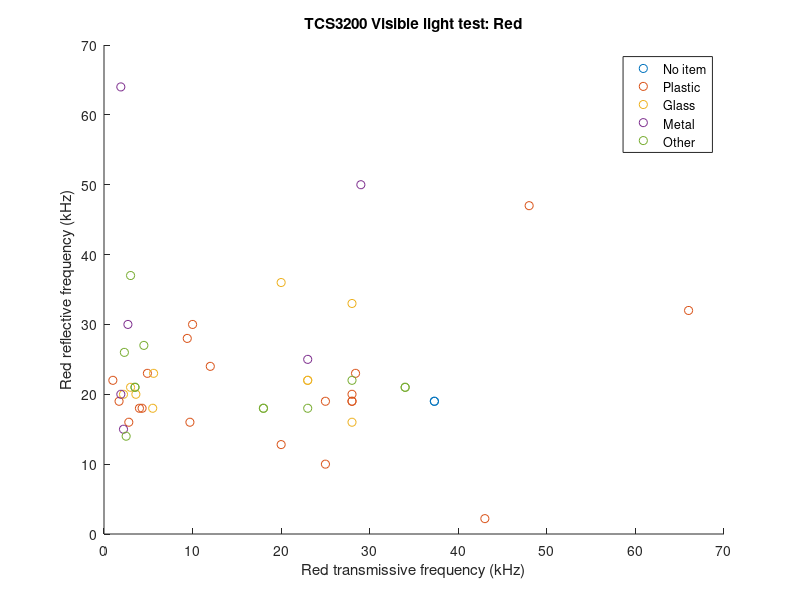
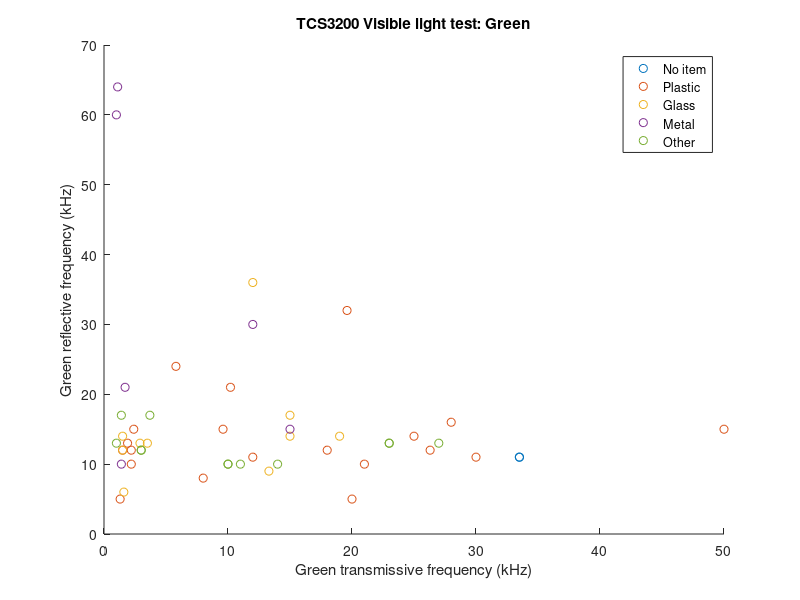
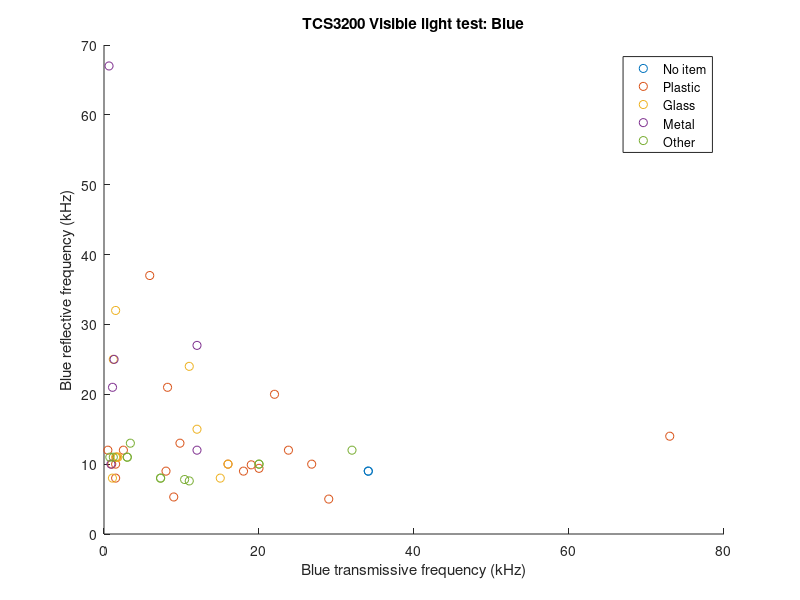
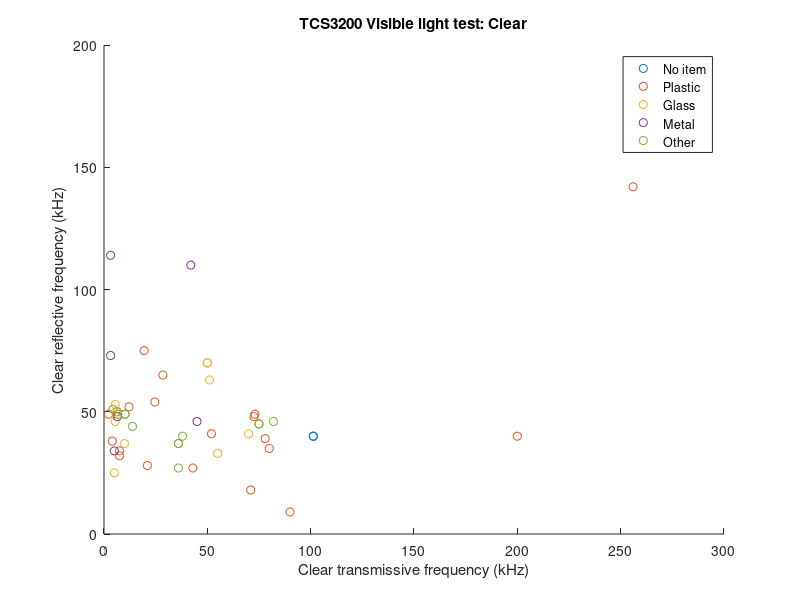

Source code (MATLAB) for these figures, in order:
% Data organization by column:
% Item code: 0 = no item, refer to spreadsheet for others
% Orientation: 0 = side, 1 = top
% Type: 0 = no item, 1 = plastic, 2 = glass, 3 = metal, 4 = other
% Transparent: 0 = no, 1 = translucent, 2 = transparent
% Red transmissive
% Red reflective
% Green transmissive
% Green reflective
% Blue transmissive
% Blue reflective
% Clear transmissive
% Clear reflective

load('visible_data.mat');
close all;
%Plot individual color: Red
figure;
hold on;
scatter(data(find(data(:,3)==0),5),data(find(data(:,3)==0),6));
scatter(data(find(data(:,3)==1),5),data(find(data(:,3)==1),6));
scatter(data(find(data(:,3)==2),5),data(find(data(:,3)==2),6));
scatter(data(find(data(:,3)==3),5),data(find(data(:,3)==3),6));
scatter(data(find(data(:,3)==4),5),data(find(data(:,3)==4),6));
xlabel('Red transmissive frequency (kHz)');
ylabel('Red reflective frequency (kHz)');
legend('No item','Plastic','Glass','Metal','Other');
title('TCS3200 Visible light test: Red');
hold off;

figure;
hold on;
scatter(data(find(data(:,3)==0),7),data(find(data(:,3)==0),8));
scatter(data(find(data(:,3)==1),7),data(find(data(:,3)==1),8));
scatter(data(find(data(:,3)==2),7),data(find(data(:,3)==2),8));
scatter(data(find(data(:,3)==3),7),data(find(data(:,3)==3),8));
scatter(data(find(data(:,3)==4),7),data(find(data(:,3)==4),8));
xlabel('Green transmissive frequency (kHz)');
ylabel('Green reflective frequency (kHz)');
legend('No item','Plastic','Glass','Metal','Other');
title('TCS3200 Visible light test: Green');
hold off;

figure;
hold on;
scatter(data(find(data(:,3)==0),9),data(find(data(:,3)==0),10));
scatter(data(find(data(:,3)==1),9),data(find(data(:,3)==1),10));
scatter(data(find(data(:,3)==2),9),data(find(data(:,3)==2),10));
scatter(data(find(data(:,3)==3),9),data(find(data(:,3)==3),10));
scatter(data(find(data(:,3)==4),9),data(find(data(:,3)==4),10));
xlabel('Blue transmissive frequency (kHz)');
ylabel('Blue reflective frequency (kHz)');
legend('No item','Plastic','Glass','Metal','Other');
title('TCS3200 Visible light test: Blue');
hold off;

figure;
hold on;
scatter(data(find(data(:,3)==0),11),data(find(data(:,3)==0),12));
scatter(data(find(data(:,3)==1),11),data(find(data(:,3)==1),12));
scatter(data(find(data(:,3)==2),11),data(find(data(:,3)==2),12));
scatter(data(find(data(:,3)==3),11),data(find(data(:,3)==3),12));
scatter(data(find(data(:,3)==4),11),data(find(data(:,3)==4),12));
xlabel('Clear transmissive frequency (kHz)');
ylabel('Clear reflective frequency (kHz)');
legend('No item','Plastic','Glass','Metal','Other');
title('TCS3200 Visible light test: Clear');
hold off;

%Plot different colors
figure;
hold on;
scatter(data(find(data(:,3)==0),5),data(find(data(:,3)==0),7));
scatter(data(find(data(:,3)==1),5),data(find(data(:,3)==1),7));
scatter(data(find(data(:,3)==2),5),data(find(data(:,3)==2),7));
scatter(data(find(data(:,3)==3),5),data(find(data(:,3)==3),7));
scatter(data(find(data(:,3)==4),5),data(find(data(:,3)==4),7));
xlabel('Red transmissive frequency (kHz)');
ylabel('Green transmissive frequency (kHz)');
legend('No item','Plastic','Glass','Metal','Other');
title('TCS3200 Visible light test: Red vs. Green');
hold off;

figure;
hold on;
scatter(data(find(data(:,3)==0),5),data(find(data(:,3)==0),8));
scatter(data(find(data(:,3)==1),5),data(find(data(:,3)==1),8));
scatter(data(find(data(:,3)==2),5),data(find(data(:,3)==2),8));
scatter(data(find(data(:,3)==3),5),data(find(data(:,3)==3),8));
scatter(data(find(data(:,3)==4),5),data(find(data(:,3)==4),8));
xlabel('Red transmissive frequency (kHz)');
ylabel('Green reflective frequency (kHz)');
legend('No item','Plastic','Glass','Metal','Other');
title('TCS3200 Visible light test: Red vs. Green');
hold off;

figure;
hold on;
scatter(data(find(data(:,3)==0),5),data(find(data(:,3)==0),9));
scatter(data(find(data(:,3)==1),5),data(find(data(:,3)==1),9));
scatter(data(find(data(:,3)==2),5),data(find(data(:,3)==2),9));
scatter(data(find(data(:,3)==3),5),data(find(data(:,3)==3),9));
scatter(data(find(data(:,3)==4),5),data(find(data(:,3)==4),9));
xlabel('Red transmissive frequency (kHz)');
ylabel('Blue transmissive frequency (kHz)');
legend('No item','Plastic','Glass','Metal','Other');
title('TCS3200 Visible light test: Red vs. Blue');
hold off;

figure;
hold on;
scatter(data(find(data(:,3)==0),5),data(find(data(:,3)==0),10));
scatter(data(find(data(:,3)==1),5),data(find(data(:,3)==1),10));
scatter(data(find(data(:,3)==2),5),data(find(data(:,3)==2),10));
scatter(data(find(data(:,3)==3),5),data(find(data(:,3)==3),10));
scatter(data(find(data(:,3)==4),5),data(find(data(:,3)==4),10));
xlabel('Red transmissive frequency (kHz)');
ylabel('Blue reflective frequency (kHz)');
legend('No item','Plastic','Glass','Metal','Other');
title('TCS3200 Visible light test: Red vs. Blue');
hold off;

figure;
hold on;
scatter(data(find(data(:,3)==0),5),data(find(data(:,3)==0),11));
scatter(data(find(data(:,3)==1),5),data(find(data(:,3)==1),11));
scatter(data(find(data(:,3)==2),5),data(find(data(:,3)==2),11));
scatter(data(find(data(:,3)==3),5),data(find(data(:,3)==3),11));
scatter(data(find(data(:,3)==4),5),data(find(data(:,3)==4),11));
xlabel('Red transmissive frequency (kHz)');
ylabel('Clear transmissive frequency (kHz)');
legend('No item','Plastic','Glass','Metal','Other');
title('TCS3200 Visible light test: Red vs. Clear');
hold off;

figure;
hold on;
scatter(data(find(data(:,3)==0),5),data(find(data(:,3)==0),12));
scatter(data(find(data(:,3)==1),5),data(find(data(:,3)==1),12));
scatter(data(find(data(:,3)==2),5),data(find(data(:,3)==2),12));
scatter(data(find(data(:,3)==3),5),data(find(data(:,3)==3),12));
scatter(data(find(data(:,3)==4),5),data(find(data(:,3)==4),12));
xlabel('Red transmissive frequency (kHz)');
ylabel('Clear reflective frequency (kHz)');
legend('No item','Plastic','Glass','Metal','Other');
title('TCS3200 Visible light test: Red vs. Green');
hold off;

figure;
hold on;
scatter(data(find(data(:,3)==0),6),data(find(data(:,3)==0),7));
scatter(data(find(data(:,3)==1),6),data(find(data(:,3)==1),7));
scatter(data(find(data(:,3)==2),6),data(find(data(:,3)==2),7));
scatter(data(find(data(:,3)==3),6),data(find(data(:,3)==3),7));
scatter(data(find(data(:,3)==4),6),data(find(data(:,3)==4),7));
xlabel('Red reflective frequency (kHz)');
ylabel('Green transmissive frequency (kHz)');
legend('No item','Plastic','Glass','Metal','Other');
title('TCS3200 Visible light test: Red vs. Green');
hold off;

figure;
hold on;
scatter(data(find(data(:,3)==0),6),data(find(data(:,3)==0),8));
scatter(data(find(data(:,3)==1),6),data(find(data(:,3)==1),8));
scatter(data(find(data(:,3)==2),6),data(find(data(:,3)==2),8));
scatter(data(find(data(:,3)==3),6),data(find(data(:,3)==3),8));
scatter(data(find(data(:,3)==4),6),data(find(data(:,3)==4),8));
xlabel('Red reflective frequency (kHz)');
ylabel('Green reflective frequency (kHz)');
legend('No item','Plastic','Glass','Metal','Other');
title('TCS3200 Visible light test: Red vs. Green');
hold off;

figure;
hold on;
scatter(data(find(data(:,3)==0),6),data(find(data(:,3)==0),9));
scatter(data(find(data(:,3)==1),6),data(find(data(:,3)==1),9));
scatter(data(find(data(:,3)==2),6),data(find(data(:,3)==2),9));
scatter(data(find(data(:,3)==3),6),data(find(data(:,3)==3),9));
scatter(data(find(data(:,3)==4),6),data(find(data(:,3)==4),9));
xlabel('Red reflective frequency (kHz)');
ylabel('Blue transmissive frequency (kHz)');
legend('No item','Plastic','Glass','Metal','Other');
title('TCS3200 Visible light test: Red vs. Blue');
hold off;

figure;
hold on;
scatter(data(find(data(:,3)==0),6),data(find(data(:,3)==0),10));
scatter(data(find(data(:,3)==1),6),data(find(data(:,3)==1),10));
scatter(data(find(data(:,3)==2),6),data(find(data(:,3)==2),10));
scatter(data(find(data(:,3)==3),6),data(find(data(:,3)==3),10));
scatter(data(find(data(:,3)==4),6),data(find(data(:,3)==4),10));
xlabel('Red reflective frequency (kHz)');
ylabel('Blue reflective frequency (kHz)');
legend('No item','Plastic','Glass','Metal','Other');
title('TCS3200 Visible light test: Red vs. Blue');
hold off;

figure;
hold on;
scatter(data(find(data(:,3)==0),6),data(find(data(:,3)==0),11));
scatter(data(find(data(:,3)==1),6),data(find(data(:,3)==1),11));
scatter(data(find(data(:,3)==2),6),data(find(data(:,3)==2),11));
scatter(data(find(data(:,3)==3),6),data(find(data(:,3)==3),11));
scatter(data(find(data(:,3)==4),6),data(find(data(:,3)==4),11));
xlabel('Red reflective frequency (kHz)');
ylabel('Clear transmissive frequency (kHz)');
legend('No item','Plastic','Glass','Metal','Other');
title('TCS3200 Visible light test: Red vs. Clear');
hold off;

figure;
hold on;
scatter(data(find(data(:,3)==0),6),data(find(data(:,3)==0),12));
scatter(data(find(data(:,3)==1),6),data(find(data(:,3)==1),12));
scatter(data(find(data(:,3)==2),6),data(find(data(:,3)==2),12));
scatter(data(find(data(:,3)==3),6),data(find(data(:,3)==3),12));
scatter(data(find(data(:,3)==4),6),data(find(data(:,3)==4),12));
xlabel('Red reflective frequency (kHz)');
ylabel('Clear reflective frequency (kHz)');
legend('No item','Plastic','Glass','Metal','Other');
title('TCS3200 Visible light test: Red vs. Clear');
hold off;

figure;
hold on;
scatter(data(find(data(:,3)==0),7),data(find(data(:,3)==0),9));
scatter(data(find(data(:,3)==1),7),data(find(data(:,3)==1),9));
scatter(data(find(data(:,3)==2),7),data(find(data(:,3)==2),9));
scatter(data(find(data(:,3)==3),7),data(find(data(:,3)==3),9));
scatter(data(find(data(:,3)==4),7),data(find(data(:,3)==4),9));
xlabel('Green transmissive frequency (kHz)');
ylabel('Blue transmissive frequency (kHz)');
legend('No item','Plastic','Glass','Metal','Other');
title('TCS3200 Visible light test: Green vs. Blue');
hold off;

figure;
hold on;
scatter(data(find(data(:,3)==0),7),data(find(data(:,3)==0),10));
scatter(data(find(data(:,3)==1),7),data(find(data(:,3)==1),10));
scatter(data(find(data(:,3)==2),7),data(find(data(:,3)==2),10));
scatter(data(find(data(:,3)==3),7),data(find(data(:,3)==3),10));
scatter(data(find(data(:,3)==4),7),data(find(data(:,3)==4),10));
xlabel('Green transmissive frequency (kHz)');
ylabel('Blue reflective frequency (kHz)');
legend('No item','Plastic','Glass','Metal','Other');
title('TCS3200 Visible light test: Green vs. Blue');
hold off;

figure;
hold on;
scatter(data(find(data(:,3)==0),7),data(find(data(:,3)==0),11));
scatter(data(find(data(:,3)==1),7),data(find(data(:,3)==1),11));
scatter(data(find(data(:,3)==2),7),data(find(data(:,3)==2),11));
scatter(data(find(data(:,3)==3),7),data(find(data(:,3)==3),11));
scatter(data(find(data(:,3)==4),7),data(find(data(:,3)==4),11));
xlabel('Green transmissive frequency (kHz)');
ylabel('Clear transmissive frequency (kHz)');
legend('No item','Plastic','Glass','Metal','Other');
title('TCS3200 Visible light test: Green vs. Clear');
hold off;

figure;
hold on;
scatter(data(find(data(:,3)==0),7),data(find(data(:,3)==0),12));
scatter(data(find(data(:,3)==1),7),data(find(data(:,3)==1),12));
scatter(data(find(data(:,3)==2),7),data(find(data(:,3)==2),12));
scatter(data(find(data(:,3)==3),7),data(find(data(:,3)==3),12));
scatter(data(find(data(:,3)==4),7),data(find(data(:,3)==4),12));
xlabel('Green transmissive frequency (kHz)');
ylabel('Clear reflective frequency (kHz)');
legend('No item','Plastic','Glass','Metal','Other');
title('TCS3200 Visible light test: Green vs. Clear');
hold off;

figure;
hold on;
scatter(data(find(data(:,3)==0),8),data(find(data(:,3)==0),9));
scatter(data(find(data(:,3)==1),8),data(find(data(:,3)==1),9));
scatter(data(find(data(:,3)==2),8),data(find(data(:,3)==2),9));
scatter(data(find(data(:,3)==3),8),data(find(data(:,3)==3),9));
scatter(data(find(data(:,3)==4),8),data(find(data(:,3)==4),9));
xlabel('Green reflective frequency (kHz)');
ylabel('Blue transmissive frequency (kHz)');
legend('No item','Plastic','Glass','Metal','Other');
title('TCS3200 Visible light test: Green vs. Blue');
hold off;

figure;
hold on;
scatter(data(find(data(:,3)==0),8),data(find(data(:,3)==0),10));
scatter(data(find(data(:,3)==1),8),data(find(data(:,3)==1),10));
scatter(data(find(data(:,3)==2),8),data(find(data(:,3)==2),10));
scatter(data(find(data(:,3)==3),8),data(find(data(:,3)==3),10));
scatter(data(find(data(:,3)==4),8),data(find(data(:,3)==4),10));
xlabel('Green reflective frequency (kHz)');
ylabel('Blue reflective frequency (kHz)');
legend('No item','Plastic','Glass','Metal','Other');
title('TCS3200 Visible light test: Green vs. Blue');
hold off;

figure;
hold on;
scatter(data(find(data(:,3)==0),8),data(find(data(:,3)==0),11));
scatter(data(find(data(:,3)==1),8),data(find(data(:,3)==1),11));
scatter(data(find(data(:,3)==2),8),data(find(data(:,3)==2),11));
scatter(data(find(data(:,3)==3),8),data(find(data(:,3)==3),11));
scatter(data(find(data(:,3)==4),8),data(find(data(:,3)==4),11));
xlabel('Green reflective frequency (kHz)');
ylabel('Clear transmissive frequency (kHz)');
legend('No item','Plastic','Glass','Metal','Other');
title('TCS3200 Visible light test: Green vs. Clear');
hold off;

figure;
hold on;
scatter(data(find(data(:,3)==0),8),data(find(data(:,3)==0),12));
scatter(data(find(data(:,3)==1),8),data(find(data(:,3)==1),12));
scatter(data(find(data(:,3)==2),8),data(find(data(:,3)==2),12));
scatter(data(find(data(:,3)==3),8),data(find(data(:,3)==3),12));
scatter(data(find(data(:,3)==4),8),data(find(data(:,3)==4),12));
xlabel('Green reflective frequency (kHz)');
ylabel('Clear reflective frequency (kHz)');
legend('No item','Plastic','Glass','Metal','Other');
title('TCS3200 Visible light test: Green vs. Clear');
hold off;

figure;
hold on;
scatter(data(find(data(:,3)==0),9),data(find(data(:,3)==0),11));
scatter(data(find(data(:,3)==1),9),data(find(data(:,3)==1),11));
scatter(data(find(data(:,3)==2),9),data(find(data(:,3)==2),11));
scatter(data(find(data(:,3)==3),9),data(find(data(:,3)==3),11));
scatter(data(find(data(:,3)==4),9),data(find(data(:,3)==4),11));
xlabel('Blue transmissive frequency (kHz)');
ylabel('Clear transmissive frequency (kHz)');
legend('No item','Plastic','Glass','Metal','Other');
title('TCS3200 Visible light test: Blue vs. Clear');
hold off;

figure;
hold on;
scatter(data(find(data(:,3)==0),9),data(find(data(:,3)==0),12));
scatter(data(find(data(:,3)==1),9),data(find(data(:,3)==1),12));
scatter(data(find(data(:,3)==2),9),data(find(data(:,3)==2),12));
scatter(data(find(data(:,3)==3),9),data(find(data(:,3)==3),12));
scatter(data(find(data(:,3)==4),9),data(find(data(:,3)==4),12));
xlabel('Blue transmissive frequency (kHz)');
ylabel('Clear reflective frequency (kHz)');
legend('No item','Plastic','Glass','Metal','Other');
title('TCS3200 Visible light test: Blue vs. Clear');
hold off;

figure;
hold on;
scatter(data(find(data(:,3)==0),10),data(find(data(:,3)==0),11));
scatter(data(find(data(:,3)==1),10),data(find(data(:,3)==1),11));
scatter(data(find(data(:,3)==2),10),data(find(data(:,3)==2),11));
scatter(data(find(data(:,3)==3),10),data(find(data(:,3)==3),11));
scatter(data(find(data(:,3)==4),10),data(find(data(:,3)==4),11));
xlabel('Blue reflective frequency (kHz)');
ylabel('Clear transmissive frequency (kHz)');
legend('No item','Plastic','Glass','Metal','Other');
title('TCS3200 Visible light test: Blue vs. Clear');
hold off;

figure;
hold on;
scatter(data(find(data(:,3)==0),10),data(find(data(:,3)==0),12));
scatter(data(find(data(:,3)==1),10),data(find(data(:,3)==1),12));
scatter(data(find(data(:,3)==2),10),data(find(data(:,3)==2),12));
scatter(data(find(data(:,3)==3),10),data(find(data(:,3)==3),12));
scatter(data(find(data(:,3)==4),10),data(find(data(:,3)==4),12));
xlabel('Blue reflective frequency (kHz)');
ylabel('Clear reflective frequency (kHz)');
legend('No item','Plastic','Glass','Metal','Other');
title('TCS3200 Visible light test: Blue vs. Clear');
hold off;